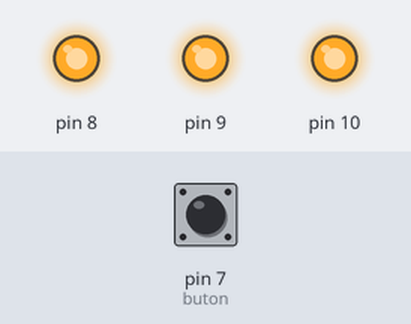
The sketch below on a simulated Arduino Uno, built with avr-gcc and run on an emulated ATmega328P. Parts: output pins drawn as LEDs (lit = HIGH). Dashed ring = blinking. The test bench sets the inputs (shaded band); at power-on: pin 7 (buton) HIGH.

Above: at 1.2 s.
1.3 s: pin 7 (buton) pulled LOW for 0.15 s
At 1.4 s:
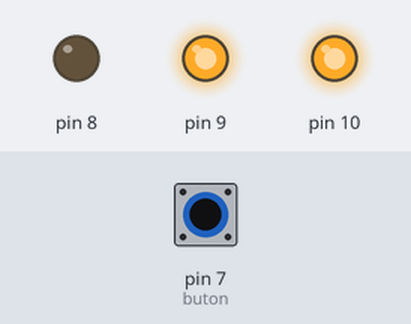
At 1.8 s:
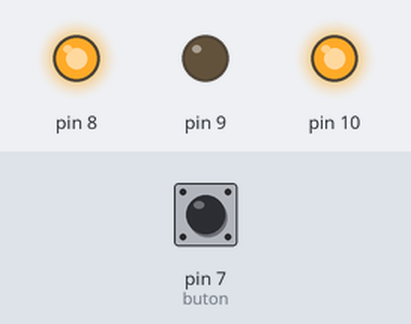
4.3 s: pin 7 (buton) pulled LOW for 3.2 s
At 8.3 s:
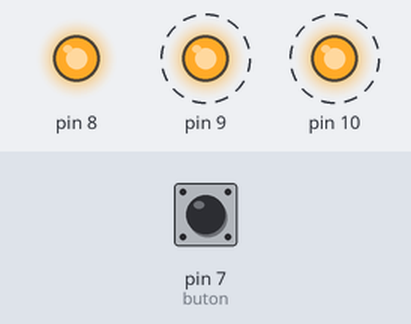
Timing chart, 0 to 9.8 s (numbered marks = the images above; inputs shaded):
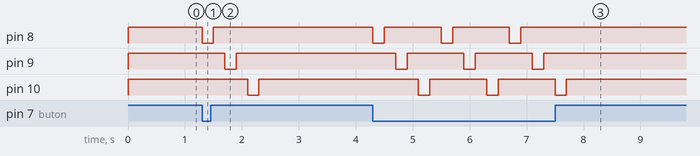

Measured:
- after the input at 1.3 s, pin 8: HIGH → LOW at once, → HIGH 0.20 s later; pin 9: HIGH → LOW after 0.40 s, → HIGH 0.20 s later; pin 10: HIGH → LOW after 0.80 s, → HIGH 0.20 s later
- after the input at 4.3 s, pin 8: alternates HIGH for 1.0 s and LOW for 0.20 s, 6 changes in all, then stays HIGH, starting at once; pin 9: alternates HIGH for 1.0 s and LOW for 0.20 s, 6 changes in all, then stays HIGH, starting after 0.40 s; pin 10: alternates HIGH for 1.0 s and LOW for 0.20 s, 6 changes in all, then stays HIGH, starting after 0.80 s

The sketch:

RULET1.ino
```cpp
  #define buton 7
  int led=0;
  void setup() {
  pinMode(8,OUTPUT);
  pinMode(9,OUTPUT);
  pinMode(10,OUTPUT);
  pinMode(buton,INPUT);
  digitalWrite(8,HIGH);
  digitalWrite(9,HIGH);
  digitalWrite(10,HIGH);


}

void loop() {


while(digitalRead(buton)!=1){
digitalWrite(8,LOW);
delay(200);
digitalWrite(8,HIGH);
delay(200);
digitalWrite(9,LOW);
delay(200);
 digitalWrite(9,HIGH);
 delay(200);
  digitalWrite(10,LOW);
  delay(200);
  digitalWrite(10,HIGH);
  delay(200);

}
digitalWrite(8,HIGH);
digitalWrite(9,HIGH);

digitalWrite(10,HIGH);


}
```
